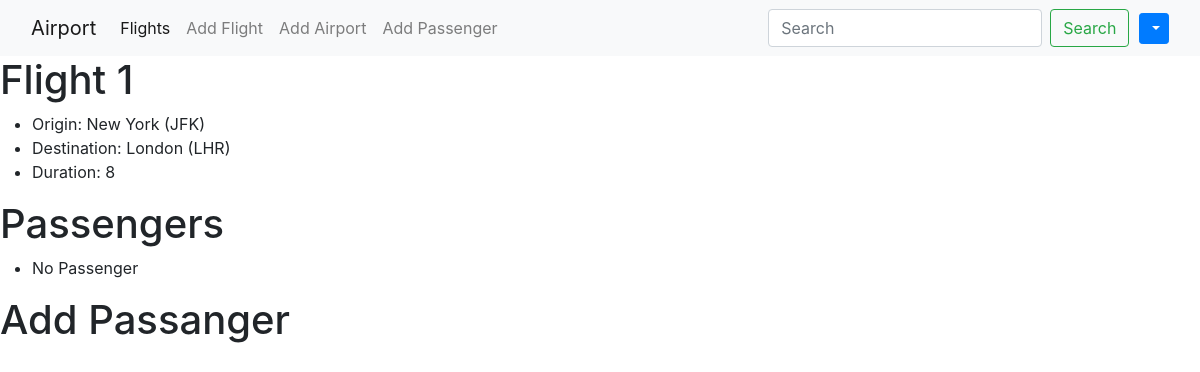
The page /flights/1 on the database its author committed.
### flights/models.py (models this page shows, shortened)
class Flight(models.Model):
    origin = models.ForeignKey(Airport , on_delete= models.CASCADE,related_name = "departures")
    destination = models.ForeignKey(Airport , on_delete= models.CASCADE,related_name = "arrivals")
    duration = models.IntegerField()

class Airport(models.Model):
    code = models.CharField(max_length = 3)
    city = models.CharField(max_length = 64)
    def __str__(self):
        return f"{self.city} ({self.code})"

### flights/views.py (the view)
# urls.py: path("<int:flight_id>", views.flight, name="flight"),
def flight(request, flight_id):
    flight = Flight.objects.get(pk=flight_id)
    return render(request, "flights/flight.html", {
        "flight": flight,
        "passengers": flight.passengers.all(),
        "non_passenger":Passenger.objects.exclude(flights=flight).all()
    })

### flights/templates/flights/flight.html
{% extends "flights/layout.html" %}
{% block body %}
    <h1>Flight {{flight.id}}</h1>
    <ul>
        <li>Origin: {{flight.origin}}</li>
        <li>Destination: {{flight.destination}}</li>
        <li>Duration: {{flight.duration}}</li>
    </ul>
    <h1>Passengers</h1>
    <ul>
        {% for passenger in passengers %}
        <li>{{passenger}}</li>
        {% empty %}
        <li>No Passenger</li>
        {% endfor %}
    </ul>
    <h1>Add Passanger</h1>
{% endblock %}

### rows shown on the page
Flight: id "1", origin "New York (JFK)", destination "London (LHR)", duration "8"
